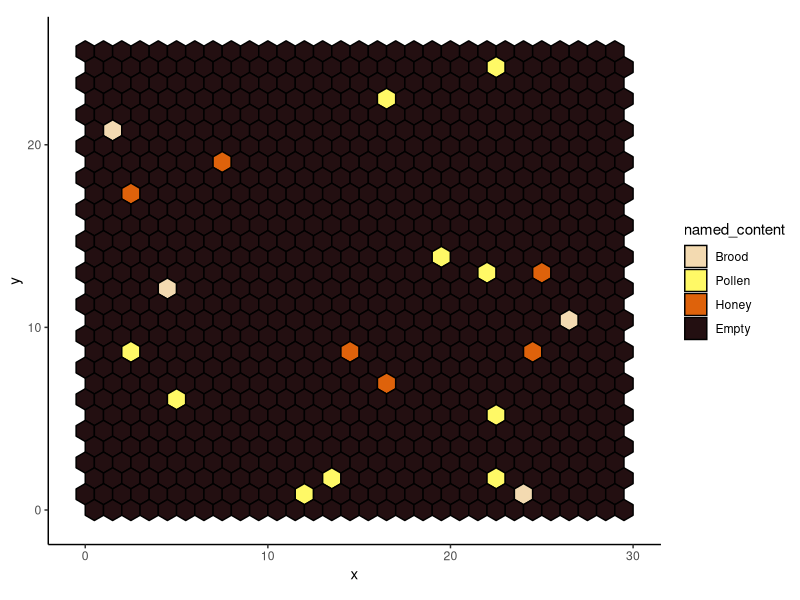
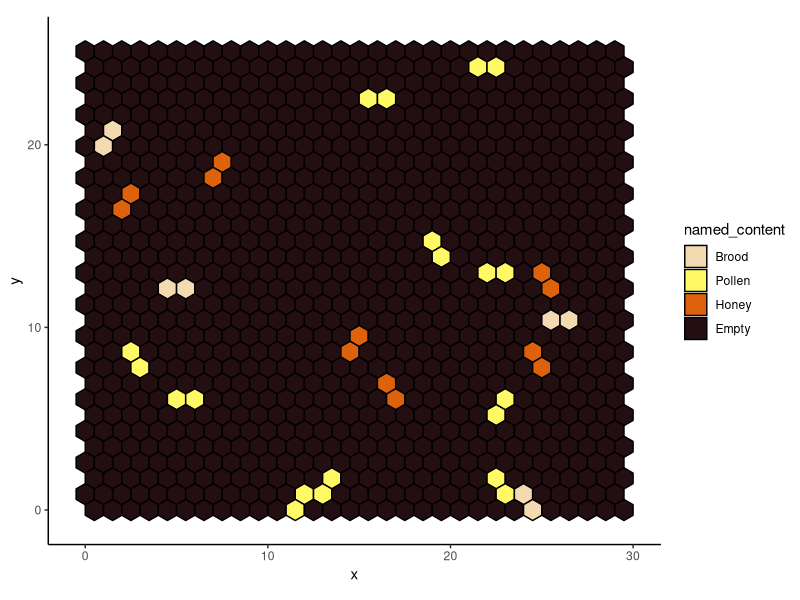
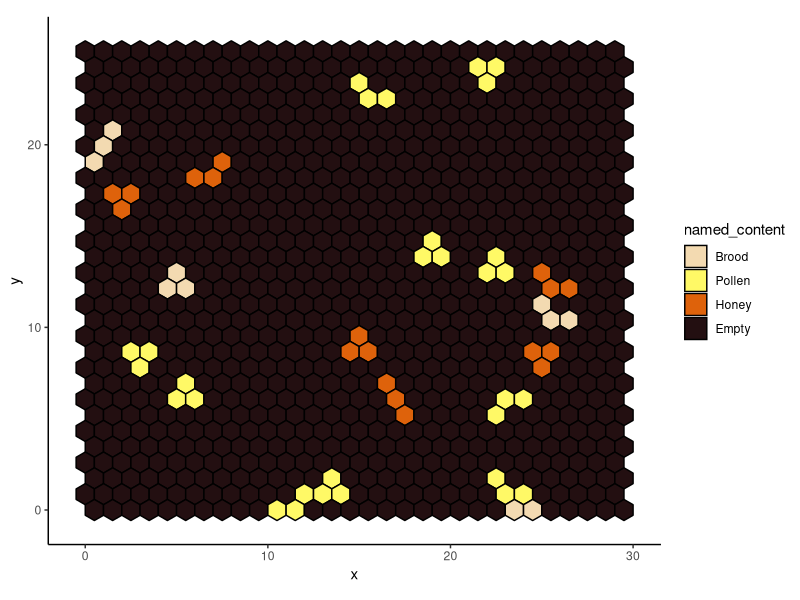
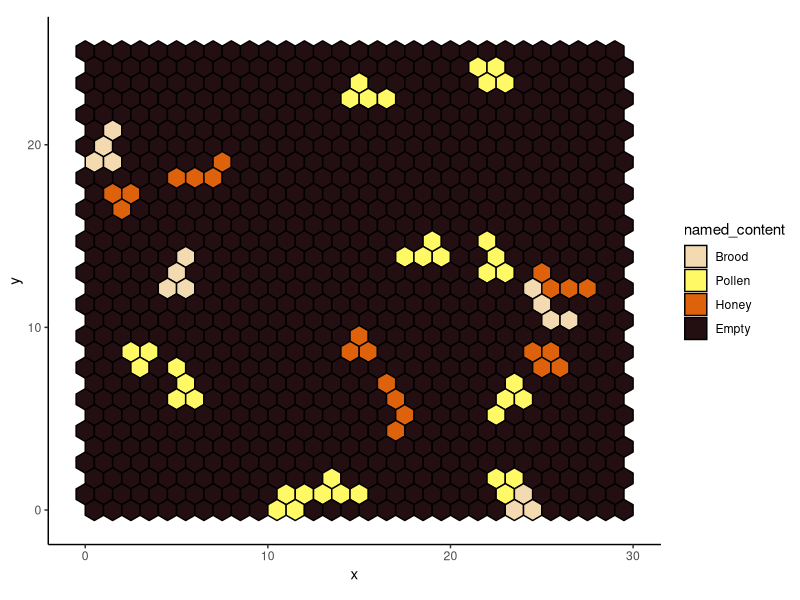
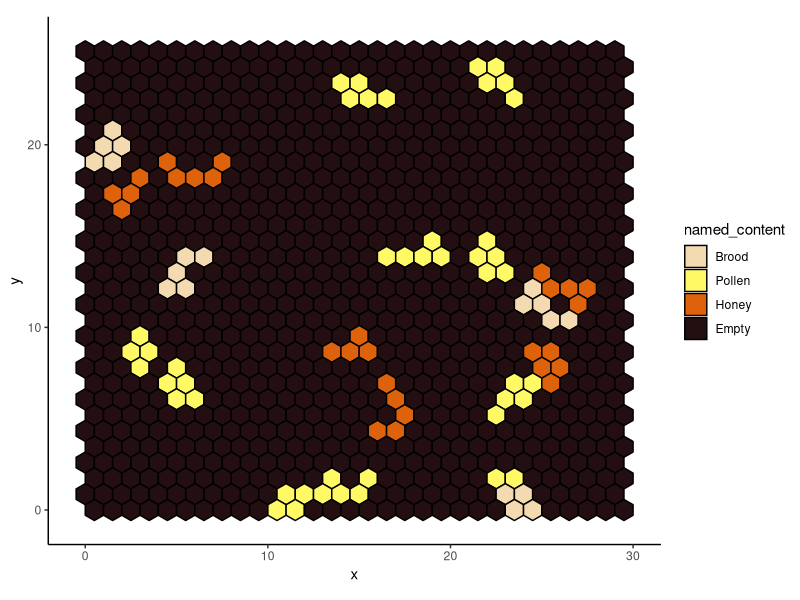
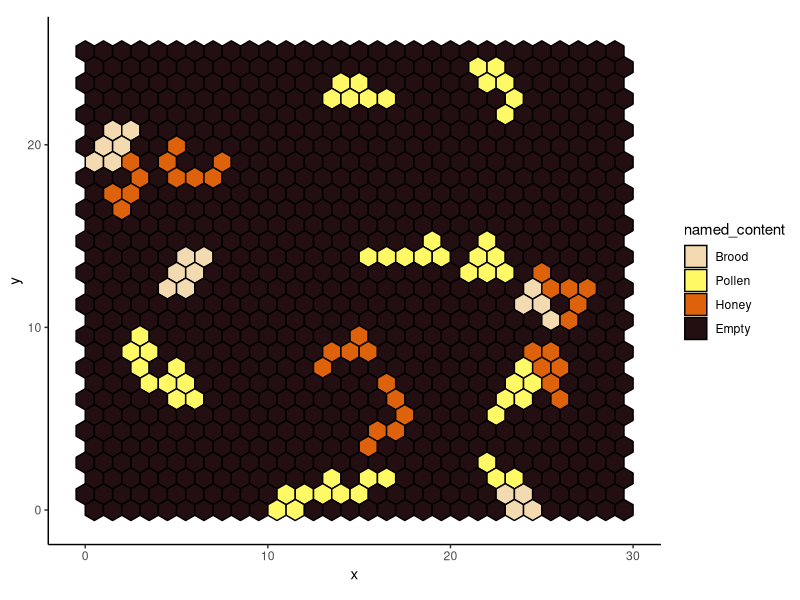
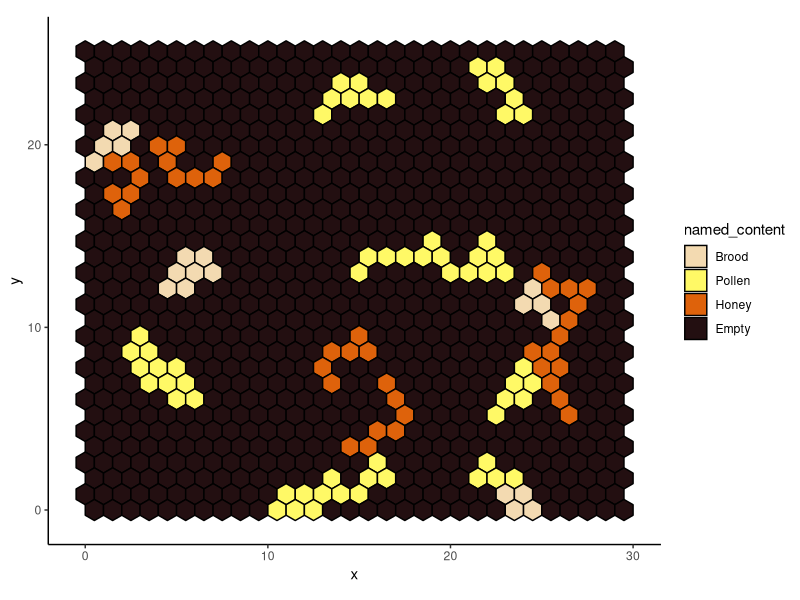
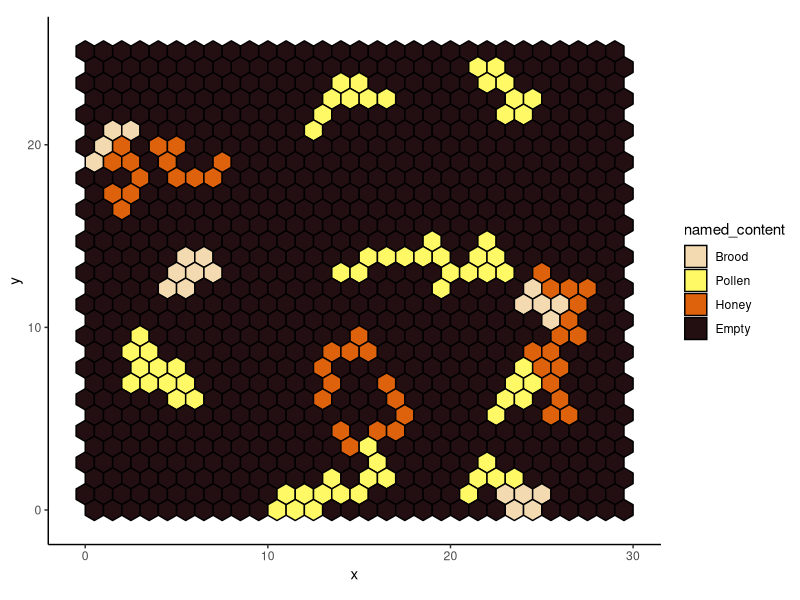

Here is the R script that generated these plots, in order: (Note: this script raises an error after producing the figures.)
## ---- chunk 1
library(tidyverse)
library(forcats)
library(reshape2)
library(R6)
## ---- chunk 2
BROOD <- 1
POLLEN <- 2
HONEY <- 3 
EMPTY <- 0
## ---- chunk 3
MAX_ROWS <- 30
MAX_COLS <- 30

hive <- matrix(EMPTY,MAX_ROWS,MAX_COLS)
## ---- chunk 4

types <- c("Brood", "Pollen", "Honey", "Empty")
hive_colors <- c("#F3DAB1","#FFF966","#DE620B","#230F11")

hex_size <- 1

hex_center_xs <- rep_len(c(seq(from = 0, by = hex_size, length.out = MAX_ROWS),
                   seq(from = hex_size/2, by = hex_size, length.out = MAX_ROWS)), MAX_ROWS*MAX_COLS)

hex_center_ys <- sort(c(rep(seq(from = 0, by = hex_size*sqrt(3), length.out=ceiling(MAX_COLS/2)), MAX_ROWS),
            rep(seq(from = hex_size*sqrt(3)/2, by = hex_size*sqrt(3), length.out=floor(MAX_COLS/2)), MAX_ROWS)),decreasing = TRUE)

hex_x = cbind(hex_center_xs + 0, hex_center_xs + 0.5, hex_center_xs + 0.5,
              hex_center_xs + 0, hex_center_xs - 0.5, hex_center_xs - 0.5) 
hex_y = cbind(hex_center_ys - 1/(sqrt(3)), hex_center_ys - 1/(2*sqrt(3)), hex_center_ys + 1/(2*sqrt(3)),
              hex_center_ys + 1/(sqrt(3)), hex_center_ys + 1/(2*sqrt(3)), hex_center_ys - 1/(2*sqrt(3)))

hexdat_x <- melt(cbind(id = 1:length(hex_center_xs), as.data.frame(hex_x)), id.vars = "id", value.name = "x")
hexdat_y <- melt(cbind(id = 1:length(hex_center_ys), as.data.frame(hex_y)), id.vars = "id", value.name = "y")

hexdat <- full_join(hexdat_y, hexdat_x)
## ---- chunk 5

hive_matrix_to_graph <- function(hive_data){
  hive_df <- as.data.frame(as.table(hive_data))
  colnames(hive_df) <- c("x","y","contents")
  hive_df <- hive_df %>% mutate(id = 1:(MAX_COLS*MAX_ROWS)) %>% 
                         mutate(named_content = ifelse(contents == 0, "Empty",
                                                       ifelse(contents == 1, "Brood",
                                                              ifelse(contents == 2, "Pollen",
                                                                     ifelse(contents == 3, "Honey","???")))))
  new_hexdat <- full_join(hexdat,
                          hive_df %>% select(id,named_content),
                          by="id") %>% mutate(named_content = fct_relevel(as.factor(named_content),types))
  
  g <- ggplot(new_hexdat, aes(x, y)) + 
        geom_polygon(aes(group = id, fill = named_content), colour = "black") +
        scale_fill_manual(values=hive_colors) +
        coord_fixed() +
        theme_classic()
  
  return(g)
}
## ---- chunk 6

hex_move <- function(cur_X,cur_Y,prev_X,prev_Y){
  even_row_legal_hexes <- tibble(
                                x = c(cur_X,cur_X-1,cur_X,cur_X+1,cur_X+1,cur_X+1),
                                y = c(cur_Y-1,cur_Y,cur_Y+1,cur_Y+1,cur_Y,cur_Y-1)
                               )
  odd_row_legal_hexes <- tibble(
                                x = c(cur_X-1,cur_X-1,cur_X-1,cur_X,cur_X+1,cur_X),
                                y = c(cur_Y-1,cur_Y,cur_Y+1,cur_Y+1,cur_Y,cur_Y-1)
                               )
  
  #check if our row is even or odd
  if(cur_Y %% 2 == 0){
    legal_hexes <- even_row_legal_hexes
  }
  else{
    legal_hexes <- odd_row_legal_hexes
  }
  
  #Makes sure it can't move back to where it was, or to the last square it was on
  #Also R is 1 indexed, so it can't be 0 or less
  legal_hexes <- legal_hexes %>% filter(x > 0) %>% filter(y > 0) %>%
                                 filter(x <= MAX_ROWS) %>% filter(y <= MAX_COLS) %>%
                                 filter(!(x == prev_X & y == prev_Y))
  
  next_hex <- legal_hexes %>% sample_n(1)
  
  return(c(next_hex$x,next_hex$y))
}

hex_move(2,2,3,3)

## ---- chunk 7
Bee <- R6Class("Bee",
               public = list(
                 cur_X = NULL,
                 cur_Y = NULL,
                 prev_X = -1,
                 prev_Y = -1,
                 carry = NULL,
                 initialize = function(cur_X = NA, cur_Y = NA, carry = NA) {
                    self$cur_X <- cur_X
                    self$cur_Y <- cur_Y
                    self$carry <- carry
                  },
                 move = function(){
                   next_hex <- hex_move(self$cur_X,self$cur_Y,self$prev_X,self$prev_Y)
                   
                   self$prev_X <- self$cur_X
                   self$prev_Y <- self$cur_Y
                   
                   self$cur_X <- next_hex[1]
                   self$cur_Y <- next_hex[2]
                   
                   #print(c(self$cur_X,self$cur_Y))
                 },
                 alter_comb = function(current_hive){
                   current_hive[self$cur_X,self$cur_Y] <- self$carry
                   return(current_hive)
                 },
                 buzz = function(){
                   cat(paste0("Hello, I am a bee carrying ", self$carry, " at X = ", self$cur_X, " and Y = ", self$cur_Y, ".\n"))
                 }
               )
             )
## ---- chunk 8
can_carry <- c(HONEY,POLLEN,BROOD)

n_bees = 20

bees <- list()

for(n in 1:n_bees){
  bees <- append(bees, list(Bee$new(sample(1:MAX_ROWS, 1), sample(1:MAX_COLS, 1), sample(can_carry, 1))))
}

hive <- matrix(EMPTY,MAX_ROWS,MAX_COLS)

colnames(hive) <- 1:MAX_COLS
rownames(hive) <- 1:MAX_ROWS


for(x in 1:100){
  for(i in 1:length(bees)){
    hive <- bees[[i]]$alter_comb(hive)
    bees[[i]]$move()
  }
  ggsave(paste0("hive_plots/hiveplot_",x,".png"),hive_matrix_to_graph(hive))
}

